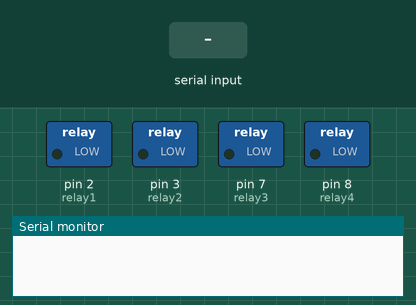
Simulated run of this sketch. Board: Arduino Uno, built with avr-gcc and run on an emulated ATmega328P. Parts: switched loads named in the sketch (green lamp = pin HIGH), the last lines printed to the serial monitor. The test bench sets the inputs (shaded band).

Above: at 1.2 s.
1.3 s: "*switch off" received over Serial
At 2.6 s:
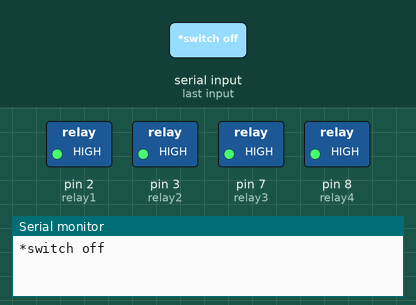
2.9 s: "*bulb1 on" received over Serial
At 4.1 s:
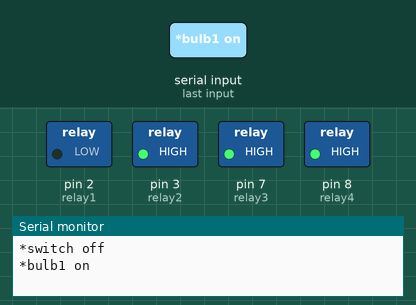
4.4 s: "*fan1 on" received over Serial
At 5.1 s:
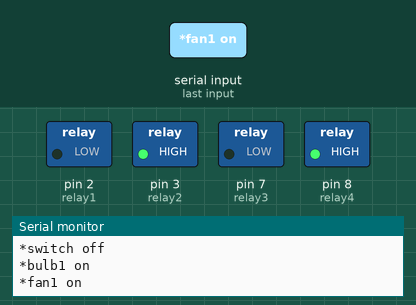
5.9 s: "*bulb1 off" received over Serial
At 7.0 s:
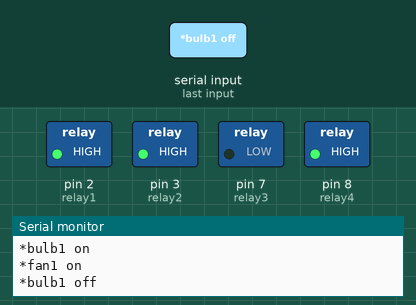
7.5 s: "*bulb2 on" received over Serial
At 8.7 s:
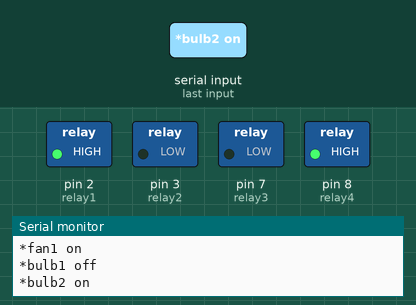
9.0 s: "*fan1 off" received over Serial
At 10.2 s:
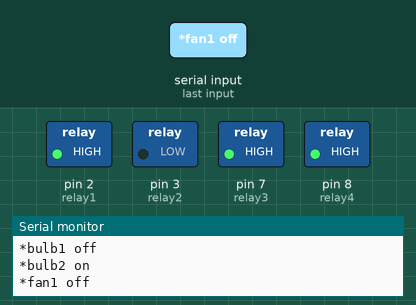
Timing chart, 0 to 11.5 s (numbered marks = the images above; inputs shaded):
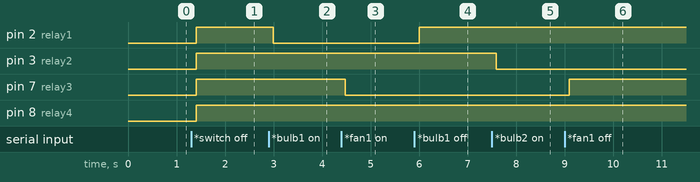

The sketch:

Relay_8_.ino
```cpp
 String voice;
#define relay1 2    //Connect relay1 to pin 2
#define relay2 3    //Connect relay2 to pin 3
#define relay3 7   //Connect relay1 to pin 2
#define relay4 8    //Connect relay2 to pin 3
void setup()
{
  Serial.begin(9600);            //Set rate for communicating with phone
  pinMode(relay1, OUTPUT);       //Set relay1 as an output
  pinMode(relay2, OUTPUT);
  pinMode(relay3, OUTPUT);      //Set relay2 as an output
  pinMode(relay4, OUTPUT);
  digitalWrite(relay1, LOW);     //Switch relay1 off
  digitalWrite(relay2, LOW);     //Swtich relay2 off
  digitalWrite(relay3, LOW);     //Switch relay1 off
  digitalWrite(relay4, LOW);     //Swtich relay2 off
}
void loop()
{
  while(Serial.available())    //Check if there are available bytes to read
  {
    delay(10);                 //Delay to make it stable
    char c = Serial.read();    //Conduct a serial read
    if (c == '#'){
      break;                   //Stop the loop once # is detected after a word
    }
    voice += c;                //Means voice = voice + c
  }
    if (voice.length() >0)
    {
      Serial.println(voice);
      if(voice == "*switch on"){
        switchon();
      }
      else if(voice == "*switch off"){
        switchoff();
      }
      else if(voice == "*bulb1 on"){
        digitalWrite(relay1, LOW);
      }
      else if(voice == "*bulb1 off"){
        digitalWrite(relay1, HIGH);
      }
       else if(voice == "*bulb2 on"){
        digitalWrite(relay2, LOW);
      }
      else if(voice == "*bulb2 off"){
        digitalWrite(relay2, HIGH);
      }
       else if(voice == "*fan1 on"){
        digitalWrite(relay3, LOW);
      }
      else if(voice == "*fan1 off"){
        digitalWrite(relay3, HIGH);
      }
      else if(voice == "*fan2 on"){
        digitalWrite(relay4, LOW);
      }
      else if(voice == "*fan2 off"){
        digitalWrite(relay4, HIGH);
      }
      voice="";
    }
}
void switchon()               //Function for turning on relays
{
  digitalWrite(relay1, LOW);
  digitalWrite(relay2, LOW);
  digitalWrite(relay3, LOW);
  digitalWrite(relay4, LOW);
}
void switchoff()              //Function for turning on relays
{
  digitalWrite(relay1, HIGH);
  digitalWrite(relay2, HIGH);
  digitalWrite(relay3, HIGH);
  digitalWrite(relay4, HIGH);
}
```

Measured:
- after the input at 1.3 s, pin 2 (relay1), pin 3 (relay2), pin 7 (relay3), pin 8 (relay4): LOW → HIGH after 0.11 s
- after the input at 2.9 s, pin 2 (relay1): HIGH → LOW after 0.09 s
- after the input at 4.4 s, pin 7 (relay3): HIGH → LOW after 0.08 s
- after the input at 5.9 s, pin 2 (relay1): LOW → HIGH after 0.10 s
- after the input at 7.5 s, pin 3 (relay2): HIGH → LOW after 0.09 s
- after the input at 9.0 s, pin 7 (relay3): LOW → HIGH after 0.09 s
